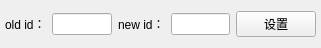
        <widget class="QWidget" name="horizontalLayoutWidget_3">
         <property name="geometry">
          <rect>
           <x>430</x>
           <y>240</y>
           <width>321</width>
           <height>31</height>
          </rect>
         </property>
         <layout class="QHBoxLayout" name="horizontalLayout_46" stretch="1,2,1,2,2">
          <property name="leftMargin">
           <number>5</number>
          </property>
          <property name="rightMargin">
           <number>5</number>
          </property>
          <item>
           <widget class="QLabel" name="label_3">
            <property name="text">
             <string>old id：</string>
            </property>
           </widget>
          </item>
          <item>
           <widget class="QLineEdit" name="lineEdit_id_old">
            <property name="inputMethodHints">
             <set>Qt::ImhDigitsOnly</set>
            </property>
            <property name="alignment">
             <set>Qt::AlignRight|Qt::AlignTrailing|Qt::AlignVCenter</set>
            </property>
           </widget>
          </item>
          <item>
           <widget class="QLabel" name="label_4">
            <property name="text">
             <string>new id：</string>
            </property>
           </widget>
          </item>
          <item>
           <widget class="QLineEdit" name="lineEdit_id_new">
            <property name="inputMethodHints">
             <set>Qt::ImhDigitsOnly</set>
            </property>
            <property name="alignment">
             <set>Qt::AlignRight|Qt::AlignTrailing|Qt::AlignVCenter</set>
            </property>
           </widget>
          </item>
          <item>
           <widget class="QPushButton" name="pushButton_set_id">
            <property name="text">
             <string>设置</string>
            </property>
           </widget>
          </item>
         </layout>
        </widget>
